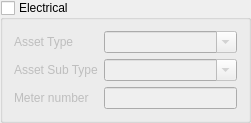
  <widget class="QGroupBox" name="Electrical_Group">
   <property name="enabled">
    <bool>true</bool>
   </property>
   <property name="geometry">
    <rect>
     <x>290</x>
     <y>410</y>
     <width>251</width>
     <height>105</height>
    </rect>
   </property>
   <property name="title">
    <string>Electrical</string>
   </property>
   <property name="checkable">
    <bool>true</bool>
   </property>
   <property name="checked">
    <bool>false</bool>
   </property>
   <layout class="QFormLayout" name="formLayout_5">
    <item row="0" column="0">
     <widget class="QLabel" name="label_82">
      <property name="text">
       <string>Asset Type</string>
      </property>
     </widget>
    </item>
    <item row="0" column="1">
     <widget class="QComboBox" name="E_Asset_Type">
      <property name="editable">
       <bool>true</bool>
      </property>
      <item>
       <property name="text">
        <string/>
       </property>
      </item>
      <item>
       <property name="text">
        <string>Electrical Cable</string>
       </property>
      </item>
      <item>
       <property name="text">
        <string>Control Panel</string>
       </property>
      </item>
      <item>
       <property name="text">
        <string>Supply Point</string>
       </property>
      </item>
      <item>
       <property name="text">
        <string>Power Box</string>
       </property>
      </item>
     </widget>
    </item>
    <item row="1" column="0">
     <widget class="QLabel" name="label_84">
      <property name="text">
       <string>Asset Sub Type</string>
      </property>
     </widget>
    </item>
    <item row="1" column="1">
     <widget class="QComboBox" name="E_Asset_Sub_Type">
      <property name="editable">
       <bool>true</bool>
      </property>
      <item>
       <property name="text">
        <string/>
       </property>
      </item>
      <item>
       <property name="text">
        <string>Single Phase</string>
       </property>
      </item>
      <item>
       <property name="text">
        <string>Three Phase</string>
       </property>
      </item>
      <item>
       <property name="text">
        <string>Mobility Recharge</string>
       </property>
      </item>
     </widget>
    </item>
    <item row="2" column="0">
     <widget class="QLabel" name="label_87">
      <property name="text">
       <string>Meter number</string>
      </property>
     </widget>
    </item>
    <item row="2" column="1">
     <widget class="QLineEdit" name="E_Meter_number"/>
    </item>
   </layout>
  </widget>
